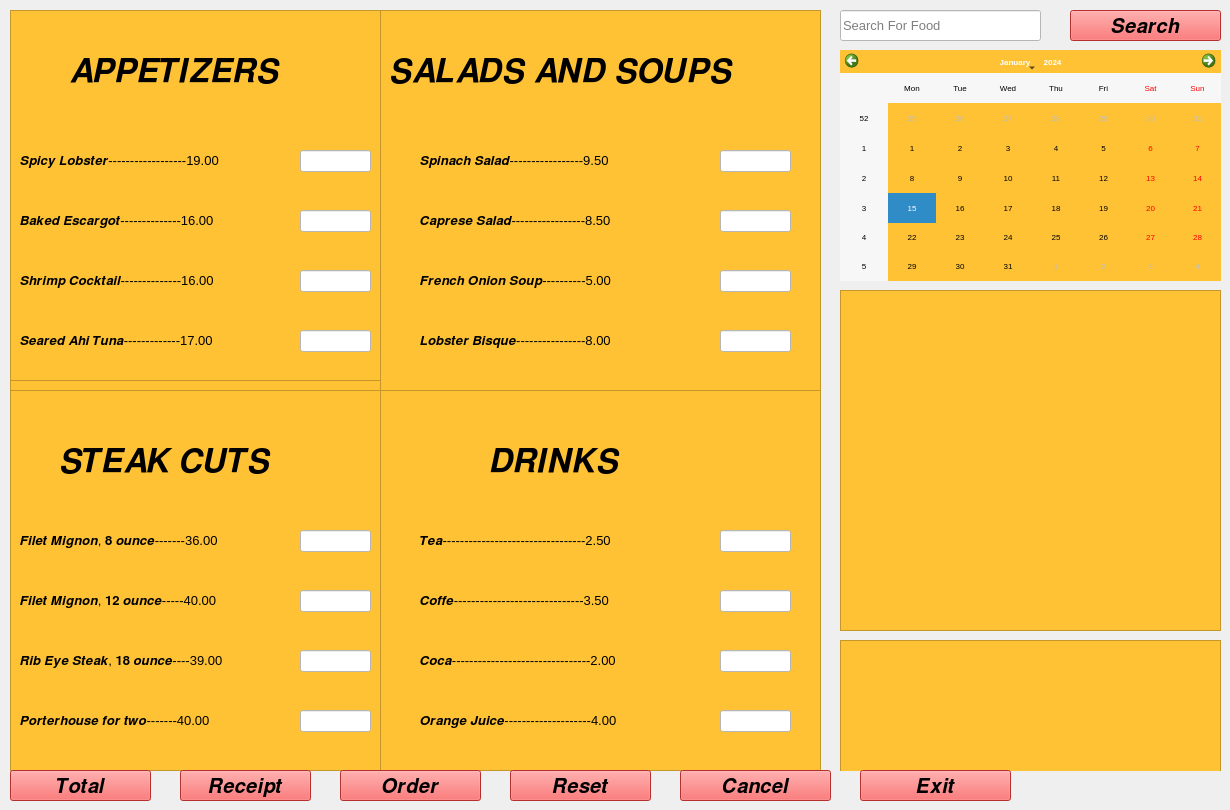
    <widget class="QWidget" name="menutab">
     <attribute name="title">
      <string>Menu</string>
     </attribute>
     <widget class="QFrame" name="frame_2">
      <property name="geometry">
       <rect>
        <x>10</x>
        <y>10</y>
        <width>371</width>
        <height>381</height>
       </rect>
      </property>
      <property name="styleSheet">
       <string notr="true">background-color: rgb(255, 194, 53)</string>
      </property>
      <property name="frameShape">
       <enum>QFrame::StyledPanel</enum>
      </property>
      <property name="frameShadow">
       <enum>QFrame::Raised</enum>
      </property>
      <widget class="QLabel" name="label">
       <property name="geometry">
        <rect>
         <x>60</x>
         <y>30</y>
         <width>271</width>
         <height>41</height>
        </rect>
       </property>
       <property name="styleSheet">
        <string notr="true">font-size: 25pt</string>
       </property>
       <property name="text">
        <string>𝑨𝑷𝑷𝑬𝑻𝑰𝒁𝑬𝑹𝑺</string>
       </property>
      </widget>
      <widget class="QLabel" name="label_2">
       <property name="geometry">
        <rect>
         <x>10</x>
         <y>140</y>
         <width>271</width>
         <height>21</height>
        </rect>
       </property>
       <property name="styleSheet">
        <string notr="true">font-size: 10pt</string>
       </property>
       <property name="text">
        <string>𝑺𝒑𝒊𝒄𝒚 𝑳𝒐𝒃𝒔𝒕𝒆𝒓------------------19.00</string>
       </property>
      </widget>
      <widget class="QLineEdit" name="lineEdit">
       <property name="geometry">
        <rect>
         <x>290</x>
         <y>140</y>
         <width>71</width>
         <height>22</height>
        </rect>
       </property>
       <property name="styleSheet">
        <string notr="true">background-color: rgb(255, 255, 255); font-size: 10pt</string>
       </property>
      </widget>
      <widget class="QLabel" name="label_3">
       <property name="geometry">
        <rect>
         <x>10</x>
         <y>200</y>
         <width>271</width>
         <height>21</height>
        </rect>
       </property>
       <property name="styleSheet">
        <string notr="true">font-size: 10pt</string>
       </property>
       <property name="text">
        <string>𝑩𝒂𝒌𝒆𝒅 𝑬𝒔𝒄𝒂𝒓𝒈𝒐𝒕--------------16.00</string>
       </property>
      </widget>
      <widget class="QLabel" name="label_4">
       <property name="geometry">
        <rect>
         <x>10</x>
         <y>260</y>
         <width>271</width>
         <height>21</height>
        </rect>
       </property>
       <property name="styleSheet">
        <string notr="true">font-size: 10pt</string>
       </property>
       <property name="text">
        <string>𝑺𝒉𝒓𝒊𝒎𝒑 𝑪𝒐𝒄𝒌𝒕𝒂𝒊𝒍--------------16.00</string>
       </property>
      </widget>
      <widget class="QLabel" name="label_5">
       <property name="geometry">
        <rect>
         <x>10</x>
         <y>320</y>
         <width>271</width>
         <height>21</height>
        </rect>
       </property>
       <property name="styleSheet">
        <string notr="true">font-size: 10pt</string>
       </property>
       <property name="text">
        <string>𝑺𝒆𝒂𝒓𝒆𝒅 𝑨𝒉𝒊 𝑻𝒖𝒏𝒂-------------17.00</string>
       </property>
      </widget>
      <widget class="QLineEdit" name="lineEdit_3">
       <property name="geometry">
        <rect>
         <x>290</x>
         <y>200</y>
         <width>71</width>
         <height>22</height>
        </rect>
       </property>
       <property name="styleSheet">
        <string notr="true">background-color: rgb(255, 255, 255); font-size: 10pt</string>
       </property>
      </widget>
      <widget class="QLineEdit" name="lineEdit_4">
       <property name="geometry">
        <rect>
         <x>290</x>
         <y>260</y>
         <width>71</width>
         <height>22</height>
        </rect>
       </property>
       <property name="styleSheet">
        <string notr="true">background-color: rgb(255, 255, 255); font-size: 10pt</string>
       </property>
      </widget>
      <widget class="QLineEdit" name="lineEdit_5">
       <property name="geometry">
        <rect>
         <x>290</x>
         <y>320</y>
         <width>71</width>
         <height>22</height>
        </rect>
       </property>
       <property name="styleSheet">
        <string notr="true">background-color: rgb(255, 255, 255); font-size: 10pt</string>
       </property>
      </widget>
      <widget class="QFrame" name="frame_3">
       <property name="geometry">
        <rect>
         <x>0</x>
         <y>0</y>
         <width>371</width>
         <height>371</height>
        </rect>
       </property>
       <property name="styleSheet">
        <string notr="true">background-color: rgb(255, 194, 53)</string>
       </property>
       <property name="frameShape">
        <enum>QFrame::StyledPanel</enum>
       </property>
       <property name="frameShadow">
        <enum>QFrame::Raised</enum>
       </property>
       <widget class="QLabel" name="label_11">
        <property name="geometry">
         <rect>
          <x>60</x>
          <y>40</y>
          <width>271</width>
          <height>41</height>
         </rect>
        </property>
        <property name="styleSheet">
         <string notr="true">font-size: 25pt</string>
        </property>
        <property name="text">
         <string>𝑨𝑷𝑷𝑬𝑻𝑰𝒁𝑬𝑹𝑺</string>
        </property>
       </widget>
       <widget class="QLabel" name="label_12">
        <property name="geometry">
         <rect>
          <x>10</x>
          <y>140</y>
          <width>271</width>
          <height>21</height>
         </rect>
        </property>
        <property name="styleSheet">
         <string notr="true">font-size: 10pt</string>
        </property>
        <property name="text">
         <string>𝑺𝒑𝒊𝒄𝒚 𝑳𝒐𝒃𝒔𝒕𝒆𝒓------------------19.00</string>
        </property>
       </widget>
       <widget class="QLineEdit" name="lineEdit_6">
        <property name="enabled">
         <bool>true</bool>
        </property>
        <property name="geometry">
         <rect>
          <x>290</x>
          <y>140</y>
          <width>71</width>
          <height>22</height>
         </rect>
        </property>
        <property name="styleSheet">
         <string notr="true">background-color: rgb(255, 255, 255); font-size: 10pt</string>
        </property>
       </widget>
       <widget class="QLabel" name="label_13">
        <property name="geometry">
         <rect>
          <x>10</x>
          <y>200</y>
          <width>271</width>
          <height>21</height>
         </rect>
        </property>
        <property name="styleSheet">
         <string notr="true">font-size: 10pt</string>
        </property>
        <property name="text">
         <string>𝑩𝒂𝒌𝒆𝒅 𝑬𝒔𝒄𝒂𝒓𝒈𝒐𝒕--------------16.00</string>
        </property>
       </widget>
       <widget class="QLabel" name="label_14">
        <property name="geometry">
         <rect>
          <x>10</x>
          <y>260</y>
          <width>271</width>
          <height>21</height>
         </rect>
        </property>
        <property name="styleSheet">
         <string notr="true">font-size: 10pt</string>
        </property>
        <property name="text">
         <string>𝑺𝒉𝒓𝒊𝒎𝒑 𝑪𝒐𝒄𝒌𝒕𝒂𝒊𝒍--------------16.00</string>
        </property>
       </widget>
       <widget class="QLabel" name="label_15">
        <property name="geometry">
         <rect>
          <x>10</x>
          <y>320</y>
          <width>271</width>
          <height>21</height>
         </rect>
        </property>
        <property name="styleSheet">
         <string notr="true">font-size: 10pt</string>
        </property>
        <property name="text">
         <string>𝑺𝒆𝒂𝒓𝒆𝒅 𝑨𝒉𝒊 𝑻𝒖𝒏𝒂-------------17.00</string>
        </property>
       </widget>
       <widget class="QLineEdit" name="lineEdit_7">
        <property name="enabled">
         <bool>true</bool>
        </property>
        <property name="geometry">
         <rect>
          <x>290</x>
          <y>200</y>
          <width>71</width>
          <height>22</height>
         </rect>
        </property>
        <property name="styleSheet">
         <string notr="true">background-color: rgb(255, 255, 255); font-size: 10pt</string>
        </property>
       </widget>
       <widget class="QLineEdit" name="lineEdit_8">
        <property name="geometry">
         <rect>
          <x>290</x>
          <y>260</y>
          <width>71</width>
          <height>22</height>
         </rect>
        </property>
        <property name="styleSheet">
         <string notr="true">background-color: rgb(255, 255, 255); font-size: 10pt</string>
        </property>
       </widget>
       <widget class="QLineEdit" name="lineEdit_9">
        <property name="geometry">
         <rect>
          <x>290</x>
          <y>320</y>
          <width>71</width>
          <height>22</height>
         </rect>
        </property>
        <property name="styleSheet">
         <string notr="true">background-color: rgb(255, 255, 255); font-size: 10pt</string>
        </property>
       </widget>
      </widget>
     </widget>
     <widget class="QFrame" name="frame_4">
      <property name="geometry">
       <rect>
        <x>10</x>
        <y>390</y>
        <width>371</width>
        <height>381</height>
       </rect>
      </property>
      <property name="styleSheet">
       <string notr="true">background-color: rgb(255, 194, 53)</string>
      </property>
      <property name="frameShape">
       <enum>QFrame::StyledPanel</enum>
      </property>
      <property name="frameShadow">
       <enum>QFrame::Raised</enum>
      </property>
      <widget class="QLabel" name="label_16">
       <property name="geometry">
        <rect>
         <x>50</x>
         <y>50</y>
         <width>271</width>
         <height>41</height>
        </rect>
       </property>
       <property name="styleSheet">
        <string notr="true">font-size: 25pt</string>
       </property>
       <property name="text">
        <string>𝑺𝑻𝑬𝑨𝑲 𝑪𝑼𝑻𝑺</string>
       </property>
      </widget>
      <widget class="QLabel" name="label_17">
       <property name="geometry">
        <rect>
         <x>10</x>
         <y>140</y>
         <width>271</width>
         <height>21</height>
        </rect>
       </property>
       <property name="styleSheet">
        <string notr="true">font-size: 10pt</string>
       </property>
       <property name="text">
        <string>𝑭𝒊𝒍𝒆𝒕 𝑴𝒊𝒈𝒏𝒐𝒏, 𝟖 𝒐𝒖𝒏𝒄𝒆-------36.00</string>
       </property>
      </widget>
      <widget class="QLineEdit" name="lineEdit_10">
       <property name="geometry">
        <rect>
         <x>290</x>
         <y>140</y>
         <width>71</width>
         <height>22</height>
        </rect>
       </property>
       <property name="styleSheet">
        <string notr="true">background-color: rgb(255, 255, 255); font-size: 10pt</string>
       </property>
      </widget>
      <widget class="QLabel" name="label_19">
       <property name="geometry">
        <rect>
         <x>10</x>
         <y>260</y>
         <width>271</width>
         <height>21</height>
        </rect>
       </property>
       <property name="styleSheet">
        <string notr="true">font-size: 10pt</string>
       </property>
       <property name="text">
        <string>𝑹𝒊𝒃 𝑬𝒚𝒆 𝑺𝒕𝒆𝒂𝒌, 𝟏𝟖 𝒐𝒖𝒏𝒄𝒆----39.00</string>
       </property>
      </widget>
      <widget class="QLabel" name="label_20">
       <property name="geometry">
        <rect>
         <x>10</x>
         <y>320</y>
         <width>271</width>
         <height>21</height>
        </rect>
       </property>
       <property name="styleSheet">
        <string notr="true">font-size: 10pt</string>
       </property>
       <property name="text">
        <string>𝑷𝒐𝒓𝒕𝒆𝒓𝒉𝒐𝒖𝒔𝒆 𝒇𝒐𝒓 𝒕𝒘𝒐-------40.00</string>
       </property>
      </widget>
      <widget class="QLineEdit" name="lineEdit_11">
       <property name="geometry">
        <rect>
         <x>290</x>
         <y>200</y>
         <width>71</width>
         <height>22</height>
        </rect>
       </property>
       <property name="styleSheet">
        <string notr="true">background-color: rgb(255, 255, 255); font-size: 10pt</string>
       </property>
      </widget>
      <widget class="QLineEdit" name="lineEdit_12">
       <property name="geometry">
        <rect>
         <x>290</x>
         <y>260</y>
         <width>71</width>
         <height>22</height>
        </rect>
       </property>
       <property name="styleSheet">
        <string notr="true">background-color: rgb(255, 255, 255); font-size: 10pt</string>
       </property>
      </widget>
      <widget class="QLineEdit" name="lineEdit_13">
       <property name="geometry">
        <rect>
         <x>290</x>
         <y>320</y>
         <width>71</width>
         <height>22</height>
        </rect>
       </property>
       <property name="styleSheet">
        <string notr="true">background-color: rgb(255, 255, 255); font-size: 10pt</string>
       </property>
      </widget>
      <widget class="QLabel" name="label_18">
       <property name="geometry">
        <rect>
         <x>10</x>
         <y>200</y>
         <width>271</width>
         <height>21</height>
        </rect>
       </property>
       <property name="styleSheet">
        <string notr="true">font-size: 10pt</string>
       </property>
       <property name="text">
        <string>𝑭𝒊𝒍𝒆𝒕 𝑴𝒊𝒈𝒏𝒐𝒏, 𝟏𝟐 𝒐𝒖𝒏𝒄𝒆-----40.00</string>
       </property>
      </widget>
     </widget>
     <widget class="QFrame" name="frame_5">
      <property name="geometry">
       <rect>
        <x>380</x>
        <y>10</y>
        <width>441</width>
        <height>381</height>
       </rect>
      </property>
      <property name="styleSheet">
       <string notr="true">background-color: rgb(255, 194, 53)</string>
      </property>
      <property name="frameShape">
       <enum>QFrame::StyledPanel</enum>
      </property>
      <property name="frameShadow">
       <enum>QFrame::Raised</enum>
      </property>
      <widget class="QLabel" name="label_21">
       <property name="geometry">
        <rect>
         <x>10</x>
         <y>40</y>
         <width>421</width>
         <height>41</height>
        </rect>
       </property>
       <property name="styleSheet">
        <string notr="true">font-size: 25pt</string>
       </property>
       <property name="text">
        <string>𝑺𝑨𝑳𝑨𝑫𝑺 𝑨𝑵𝑫 𝑺𝑶𝑼𝑷𝑺</string>
       </property>
      </widget>
      <widget class="QLabel" name="label_22">
       <property name="geometry">
        <rect>
         <x>40</x>
         <y>140</y>
         <width>271</width>
         <height>21</height>
        </rect>
       </property>
       <property name="styleSheet">
        <string notr="true">font-size: 10pt</string>
       </property>
       <property name="text">
        <string>𝑺𝒑𝒊𝒏𝒂𝒄𝒉 𝑺𝒂𝒍𝒂𝒅-----------------9.50</string>
       </property>
      </widget>
      <widget class="QLineEdit" name="lineEdit_14">
       <property name="geometry">
        <rect>
         <x>340</x>
         <y>140</y>
         <width>71</width>
         <height>22</height>
        </rect>
       </property>
       <property name="styleSheet">
        <string notr="true">background-color: rgb(255, 255, 255); font-size: 10pt</string>
       </property>
      </widget>
      <widget class="QLabel" name="label_23">
       <property name="geometry">
        <rect>
         <x>40</x>
         <y>260</y>
         <width>271</width>
         <height>21</height>
        </rect>
       </property>
       <property name="styleSheet">
        <string notr="true">font-size: 10pt</string>
       </property>
       <property name="text">
        <string>𝑭𝒓𝒆𝒏𝒄𝒉 𝑶𝒏𝒊𝒐𝒏 𝑺𝒐𝒖𝒑----------5.00</string>
       </property>
      </widget>
      <widget class="QLabel" name="label_24">
       <property name="geometry">
        <rect>
         <x>40</x>
         <y>320</y>
         <width>271</width>
         <height>21</height>
        </rect>
       </property>
       <property name="styleSheet">
        <string notr="true">font-size: 10pt</string>
       </property>
       <property name="text">
        <string>𝑳𝒐𝒃𝒔𝒕𝒆𝒓 𝑩𝒊𝒔𝒒𝒖𝒆----------------8.00</string>
       </property>
      </widget>
      <widget class="QLineEdit" name="lineEdit_15">
       <property name="geometry">
        <rect>
         <x>340</x>
         <y>200</y>
         <width>71</width>
         <height>22</height>
        </rect>
       </property>
       <property name="styleSheet">
        <string notr="true">background-color: rgb(255, 255, 255); font-size: 10pt</string>
       </property>
      </widget>
      <widget class="QLineEdit" name="lineEdit_16">
       <property name="geometry">
        <rect>
         <x>340</x>
         <y>260</y>
         <width>71</width>
         <height>22</height>
        </rect>
       </property>
       <property name="styleSheet">
        <string notr="true">background-color: rgb(255, 255, 255); font-size: 10pt</string>
       </property>
      </widget>
      <widget class="QLineEdit" name="lineEdit_17">
       <property name="geometry">
        <rect>
         <x>340</x>
         <y>320</y>
         <width>71</width>
         <height>22</height>
        </rect>
       </property>
       <property name="styleSheet">
        <string notr="true">background-color: rgb(255, 255, 255); font-size: 10pt</string>
       </property>
      </widget>
      <widget class="QLabel" name="label_25">
       <property name="geometry">
        <rect>
         <x>40</x>
         <y>200</y>
         <width>271</width>
         <height>21</height>
        </rect>
       </property>
       <property name="styleSheet">
        <string notr="true">font-size: 10pt</string>
       </property>
       <property name="text">
        <string>𝑪𝒂𝒑𝒓𝒆𝒔𝒆 𝑺𝒂𝒍𝒂𝒅-----------------8.50</string>
       </property>
      </widget>
     </widget>
     <widget class="QFrame" name="frame_6">
      <property name="geometry">
       <rect>
        <x>380</x>
        <y>390</y>
        <width>441</width>
        <height>381</height>
       </rect>
      </property>
      <property name="styleSheet">
       <string notr="true">background-color: rgb(255, 194, 53)</string>
      </property>
      <property name="frameShape">
       <enum>QFrame::StyledPanel</enum>
      </property>
      <property name="frameShadow">
       <enum>QFrame::Raised</enum>
      </property>
      <widget class="QLabel" name="label_26">
       <property name="geometry">
        <rect>
         <x>110</x>
         <y>40</y>
         <width>211</width>
         <height>61</height>
        </rect>
       </property>
       <property name="styleSheet">
        <string notr="true">font-size: 25pt</string>
       </property>
       <property name="text">
        <string>𝑫𝑹𝑰𝑵𝑲𝑺</string>
       </property>
      </widget>
      <widget class="QLabel" name="label_27">
       <property name="geometry">
        <rect>
         <x>40</x>
         <y>140</y>
         <width>271</width>
         <height>21</height>
        </rect>
       </property>
       <property name="styleSheet">
        <string notr="true">font-size: 10pt</string>
       </property>
       <property name="text">
        <string>𝑻𝒆𝒂---------------------------------2.50</string>
       </property>
      </widget>
      <widget class="QLineEdit" name="lineEdit_18">
       <property name="geometry">
        <rect>
         <x>340</x>
         <y>140</y>
         <width>71</width>
         <height>22</height>
        </rect>
       </property>
       <property name="styleSheet">
        <string notr="true">background-color: rgb(255, 255, 255); font-size: 10pt</string>
       </property>
      </widget>
      <widget class="QLabel" name="label_28">
       <property name="geometry">
        <rect>
         <x>40</x>
         <y>260</y>
         <width>271</width>
         <height>21</height>
        </rect>
       </property>
       <property name="styleSheet">
        <string notr="true">font-size: 10pt</string>
       </property>
       <property name="text">
        <string>𝑪𝒐𝒄𝒂--------------------------------2.00</string>
       </property>
      </widget>
      <widget class="QLabel" name="label_29">
       <property name="geometry">
        <rect>
         <x>40</x>
         <y>320</y>
         <width>271</width>
         <height>21</height>
        </rect>
       </property>
       <property name="styleSheet">
        <string notr="true">font-size: 10pt</string>
       </property>
       <property name="text">
        <string>𝑶𝒓𝒂𝒏𝒈𝒆 𝑱𝒖𝒊𝒄𝒆--------------------4.00</string>
       </property>
      </widget>
      <widget class="QLineEdit" name="lineEdit_19">
       <property name="geometry">
        <rect>
         <x>340</x>
         <y>200</y>
         <width>71</width>
         <height>22</height>
        </rect>
       </property>
       <property name="styleSheet">
        <string notr="true">background-color: rgb(255, 255, 255); font-size: 10pt</string>
       </property>
      </widget>
      <widget class="QLineEdit" name="lineEdit_20">
       <property name="geometry">
        <rect>
         <x>340</x>
         <y>260</y>
         <width>71</width>
         <height>22</height>
        </rect>
       </property>
       <property name="styleSheet">
        <string notr="true">background-color: rgb(255, 255, 255); font-size: 10pt</string>
       </property>
      </widget>
      <widget class="QLineEdit" name="lineEdit_21">
       <property name="geometry">
        <rect>
         <x>340</x>
         <y>320</y>
         <width>71</width>
         <height>22</height>
        </rect>
       </property>
       <property name="styleSheet">
        <string notr="true">background-color: rgb(255, 255, 255); font-size: 10pt</string>
       </property>
      </widget>
      <widget class="QLabel" name="label_30">
       <property name="geometry">
        <rect>
         <x>40</x>
         <y>200</y>
         <width>271</width>
         <height>21</height>
        </rect>
       </property>
       <property name="styleSheet">
        <string notr="true">font-size: 10pt</string>
       </property>
       <property name="text">
        <string>𝑪𝒐𝒇𝒇𝒆------------------------------3.50</string>
       </property>
      </widget>
     </widget>
     <widget class="QPushButton" name="totalbutton">
      <property name="geometry">
       <rect>
        <x>10</x>
        <y>770</y>
        <width>141</width>
        <height>31</height>
       </rect>
      </property>
      <property name="styleSheet">
       <string notr="true">background-color: rgb(255, 66, 66); font-size: 15pt</string>
      </property>
      <property name="text">
       <string>𝑻𝒐𝒕𝒂𝒍</string>
      </property>
     </widget>
     <widget class="QPushButton" name="receiptbutton">
      <property name="geometry">
       <rect>
        <x>180</x>
        <y>770</y>
        <width>131</width>
        <height>31</height>
       </rect>
      </property>
      <property name="styleSheet">
       <string notr="true">background-color: rgb(255, 66, 66); font-size: 15pt</string>
      </property>
      <property name="text">
       <string>𝑹𝒆𝒄𝒆𝒊𝒑𝒕</string>
      </property>
     </widget>
     <widget class="QPushButton" name="resetbutton">
      <property name="geometry">
       <rect>
        <x>510</x>
        <y>770</y>
        <width>141</width>
        <height>31</height>
       </rect>
      </property>
      <property name="styleSheet">
       <string notr="true">background-color: rgb(255, 66, 66); font-size: 15pt</string>
      </property>
      <property name="text">
       <string>𝑹𝒆𝒔𝒆𝒕</string>
      </property>
     </widget>
     <widget class="QPushButton" name="cancelbutton">
      <property name="geometry">
       <rect>
        <x>680</x>
        <y>770</y>
        <width>151</width>
        <height>31</height>
       </rect>
      </property>
      <property name="styleSheet">
       <string notr="true">background-color: rgb(255, 66, 66); font-size: 15pt</string>
      </property>
      <property name="text">
       <string>𝑪𝒂𝒏𝒄𝒆𝒍</string>
      </property>
     </widget>
     <widget class="QFrame" name="frame_7">
      <property name="geometry">
       <rect>
        <x>840</x>
        <y>640</y>
        <width>381</width>
        <height>131</height>
       </rect>
      </property>
      <property name="styleSheet">
       <string notr="true">background-color: rgb(255, 194, 53)</string>
      </property>
      <property name="frameShape">
       <enum>QFrame::StyledPanel</enum>
      </property>
      <property name="frameShadow">
       <enum>QFrame::Raised</enum>
      </property>
      <widget class="QListWidget" name="listWidget_3">
       <property name="geometry">
        <rect>
         <x>0</x>
         <y>0</y>
         <width>381</width>
         <height>251</height>
        </rect>
       </property>
      </widget>
     </widget>
     <widget class="QFrame" name="frame_9">
      <property name="geometry">
       <rect>
        <x>840</x>
        <y>290</y>
        <width>381</width>
        <height>341</height>
       </rect>
      </property>
      <property name="styleSheet">
       <string notr="true">background-color: rgb(255, 194, 53)</string>
      </property>
      <property name="frameShape">
       <enum>QFrame::StyledPanel</enum>
      </property>
      <property name="frameShadow">
       <enum>QFrame::Raised</enum>
      </property>
      <widget class="QListWidget" name="listWidget_2">
       <property name="geometry">
        <rect>
         <x>0</x>
         <y>0</y>
         <width>381</width>
         <height>341</height>
        </rect>
       </property>
       <property name="autoScroll">
        <bool>true</bool>
       </property>
      </widget>
     </widget>
     <widget class="QPushButton" name="pushButton_6">
      <property name="geometry">
       <rect>
        <x>1070</x>
        <y>10</y>
        <width>151</width>
        <height>31</height>
       </rect>
      </property>
      <property name="styleSheet">
       <string notr="true">background-color: rgb(255, 66, 66); font-size: 15pt</string>
      </property>
      <property name="text">
       <string>𝑺𝒆𝒂𝒓𝒄𝒉</string>
      </property>
     </widget>
     <widget class="QPushButton" name="orderbutton">
      <property name="geometry">
       <rect>
        <x>340</x>
        <y>770</y>
        <width>141</width>
        <height>31</height>
       </rect>
      </property>
      <property name="styleSheet">
       <string notr="true">background-color: rgb(255, 66, 66); font-size: 15pt</string>
      </property>
      <property name="text">
       <string>𝑶𝒓𝒅𝒆𝒓</string>
      </property>
     </widget>
     <widget class="QCalendarWidget" name="calendarWidget">
      <property name="geometry">
       <rect>
        <x>840</x>
        <y>50</y>
        <width>381</width>
        <height>231</height>
       </rect>
      </property>
      <property name="styleSheet">
       <string notr="true">background-color: rgb(255, 194, 53); font-size: 6pt</string>
      </property>
     </widget>
     <widget class="QPushButton" name="exitbutton">
      <property name="geometry">
       <rect>
        <x>860</x>
        <y>770</y>
        <width>151</width>
        <height>31</height>
       </rect>
      </property>
      <property name="styleSheet">
       <string notr="true">background-color: rgb(255, 66, 66); font-size: 15pt</string>
      </property>
      <property name="text">
       <string>𝑬𝒙𝒊𝒕</string>
      </property>
     </widget>
     <widget class="QLineEdit" name="lineEdit_26">
      <property name="enabled">
       <bool>true</bool>
      </property>
      <property name="geometry">
       <rect>
        <x>840</x>
        <y>10</y>
        <width>201</width>
        <height>31</height>
       </rect>
      </property>
      <property name="styleSheet">
       <string notr="true">background-color: rgb(255, 255, 255); font-size: 10pt</string>
      </property>
      <property name="placeholderText">
       <string>Search For Food</string>
      </property>
     </widget>
    </widget>
